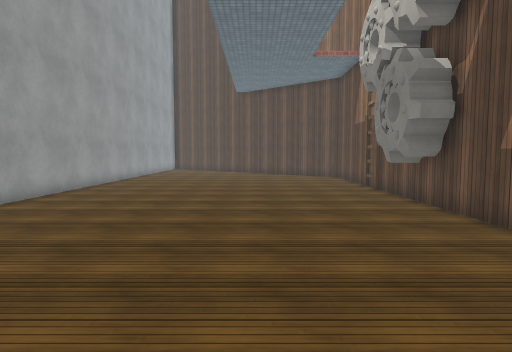
View 1 (above)

15 first-person views from a walk through a 3-D level made in the Unity game engine. The camera is 1.5 m above the floor, tilts 4° down and sees 75° across. The floor is counted in squares, 1 m on a side. Each view is taken from the middle of a square. On the plan, view 1 faces up. The plan holds only what a view shows up to about 15 squares ahead; the rest is blank. The place goes on beyond the plan. Surface patterns are stand-ins for the level's own textures.

View 2
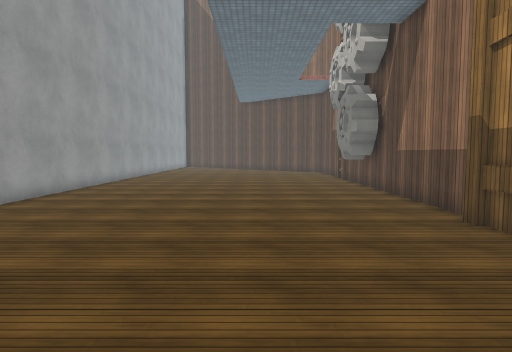

View 3
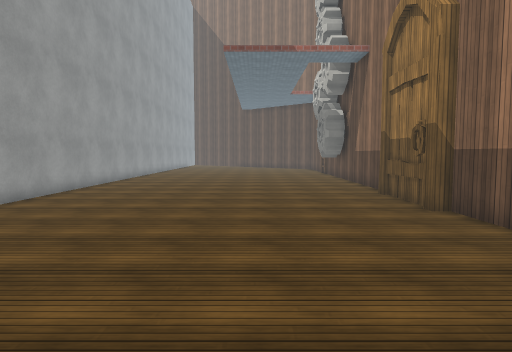

View 4
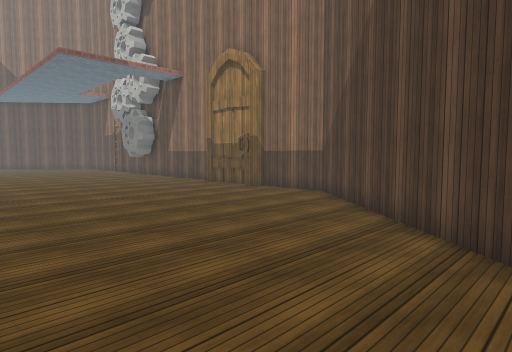

View 5
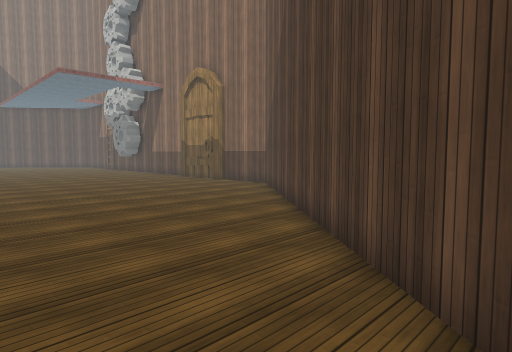

View 6
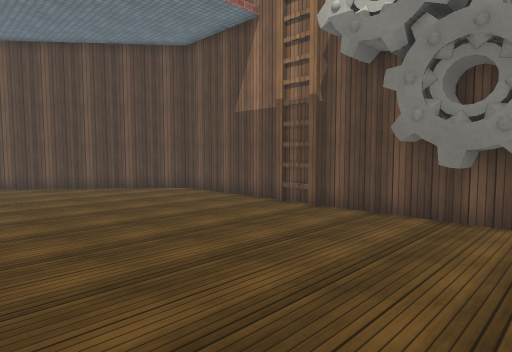

View 7
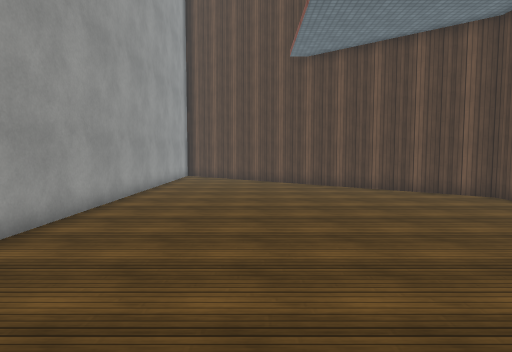

View 8
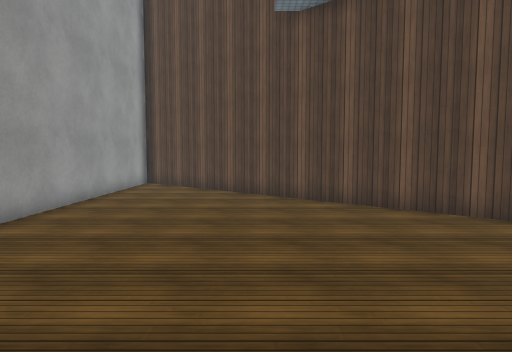

View 9
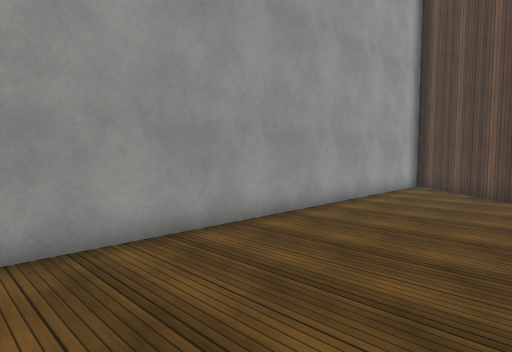

View 10
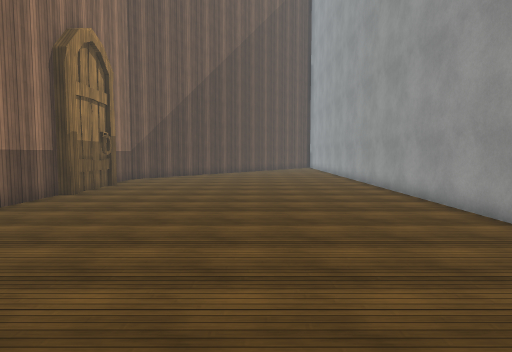

View 11
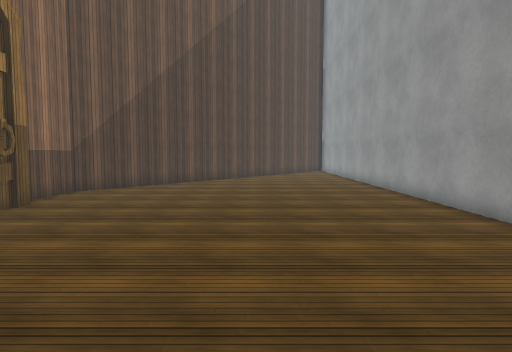

View 12
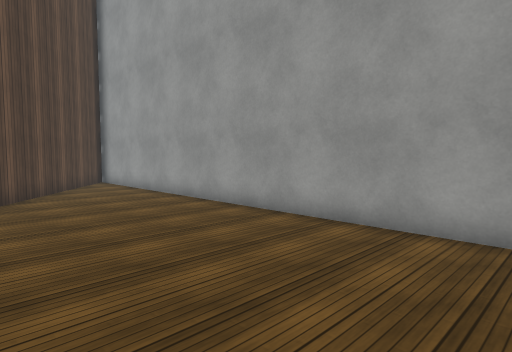

View 13
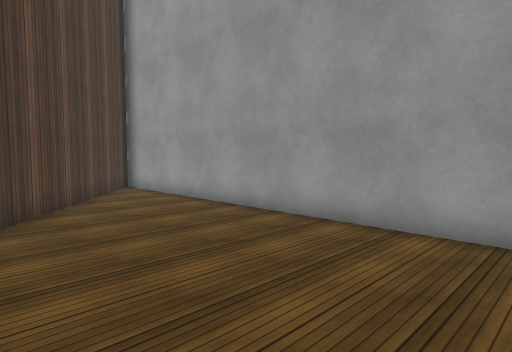

View 14
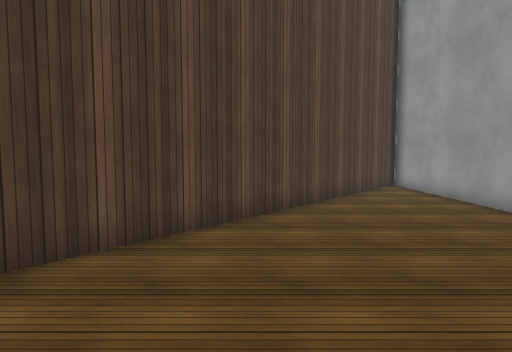

View 15
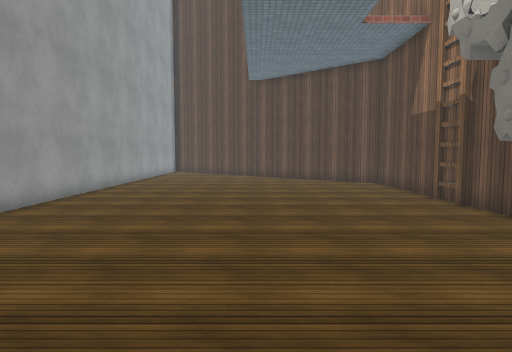

### Floor plan
Points are (right, up) in squares from view 1. A wall is a line through its corners. A room is listed if a view was taken in it or the views show most of it. See-through windows are left out.
Room 1 (views 1, 2, 3, 4, 5, 6, 7, 8, 9, 10, 11, 12, 13, 14, 15)
walls: (5, 2.1) (5, 20.1) (-7.4, 30.5) (-7.4, -19.5) (5, -4.7) (5, -1.5)
objects: other object (4, 9) to (4, 10)

Positions as (right, up) in squares from view 1, and headings:
1: (0, 0), facing up
2: (0, -5), facing up
3: (0, -10), facing up
4: (-6, -12), facing up-right
5: (-7, -16), facing up-right
6: (-3, 8), facing up-right
7: (-3, 9), facing up
8: (-2, 14), facing up
9: (-2, 15), facing up-left
10: (-2, 14), facing down
11: (-2, 8), facing down
12: (-1, -2), facing down-left
13: (-1, -5), facing down-left
14: (-1, -4), facing down
15: (-1, 4), facing up
